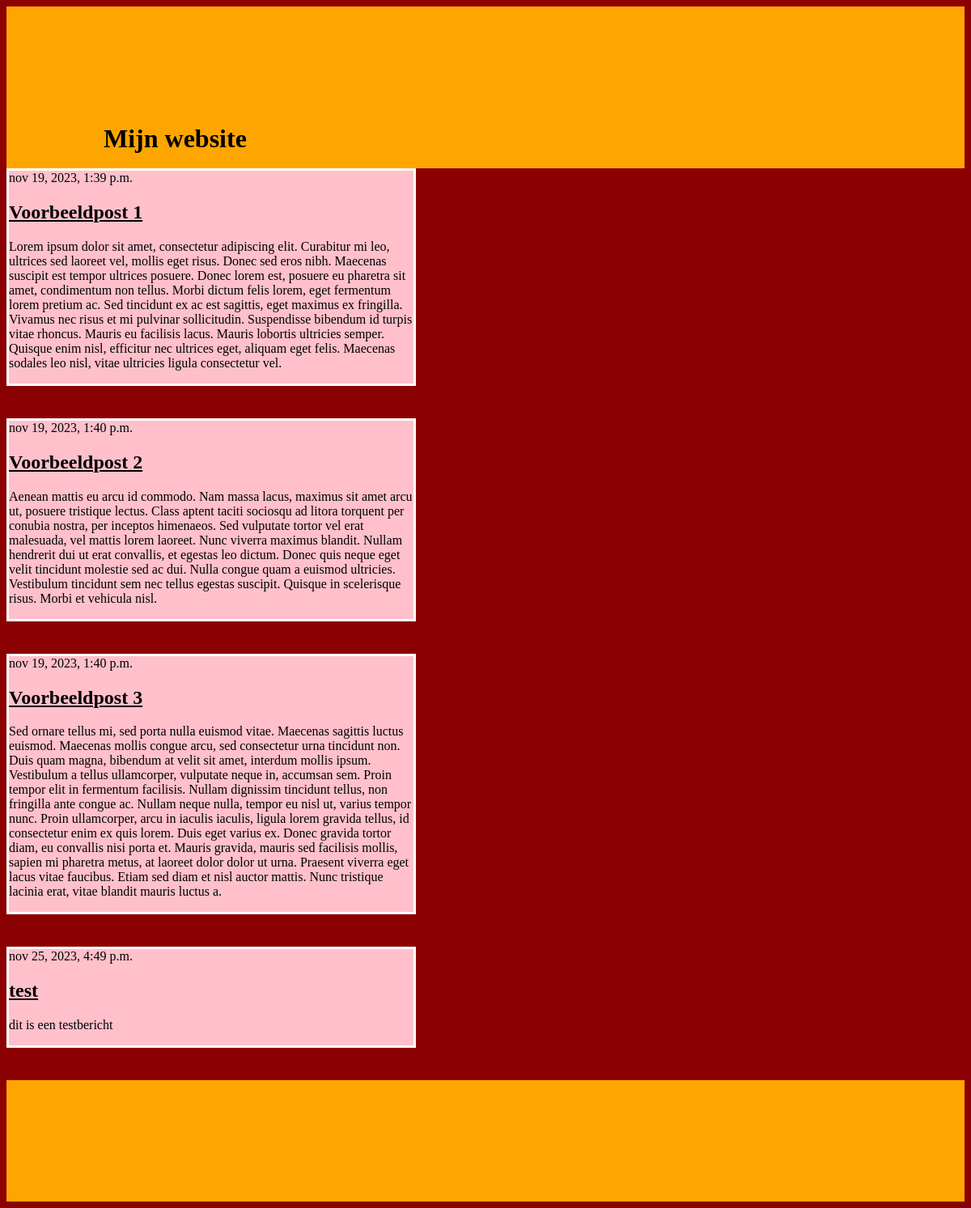
The page / on the database its author committed.
### blog/models.py (models this page shows, shortened)
class Post(models.Model):
    author = models.ForeignKey(settings.AUTH_USER_MODEL, on_delete=models.CASCADE)
    title = models.CharField(max_length=200)
    text = models.TextField()
    created_date = models.DateTimeField(default=timezone.now)
    published_date = models.DateTimeField(blank=True, null=True)

### blog/views.py (the view)
# urls.py: path('', views.post_list, name='post_list'),
def post_list(request):
    posts = Post.objects.filter(published_date__lte=timezone.now()) .order_by('published_date')
    return render(request, 'blog/post_list.html', {'posts': posts})

### blog/templates/blog/post_list.html (shortened to what this page needs)
{% load static %}
<!DOCTYPE html>
<html lang="en">
    <head>
        <link href=
        "https://cdn.jsdelivr.net/npm/bootstrap@5.1.3/dist/css/bootstrap.min.css"
        rel="stylesheet"integrity=
        "sha384-1BmE4kWBq78iYhFldvKuhfTAU6auU8tT94WrHftjDbrCEXSU1oBoqyl2QvZ6jIW3"
>
        <link rel="stylesheet" href="{% static 'css/stijl.css' %}">
    </head>
    <header>
        <br><br><br>
        <h1>Mijn website</h1>
    </header>
    <body>
        {% block content %}
        {% for post in posts %}
        <article class="post">
            <time class="date">
                {{ post.published_date }}
            </time>
            <h2><a href="">{{ post.title }}</a></h2>
            <p>{{ post.text|linebreaksbr }}</p>
        </article>
        {% endfor %}
        {% endblock %}
    </body>
    <footer></footer>
</html>

### blog/static/css/stijl.css (style rules this page uses)
body { background-color: darkred; color: black; }
h1 { color: black; margin-left: 50px; padding: 70px }
header { background-color: orange; width: 100%; height: 200px; }
footer { background-color: orange; width: 100%; height: 150px; }
article { width: 500px; margin-bottom: 40px; border: 3px solid white; background-color: pink; }
h2 { color: orange; }
a { color: black; }

### rows shown on the page
Post: published_date "nov 19, 2023, 1:39 p.m.", title "Voorbeeldpost 1", text "Lorem ipsum dolor sit amet, consectetur adipiscing elit. Curabitur mi leo, ultrices sed laoreet vel, mollis eget risus. Donec sed eros nibh. Maecenas suscipit est tempor ultrices posuere. Donec lorem est, posuere eu pharetra sit amet, condimentum non tellus. Morbi dictum felis lorem, eget fermentum lorem pretium ac. Sed tincidunt ex ac est sagittis, eget maximus ex fringilla. Vivamus nec risus et mi pulvinar sollicitudin. Suspendisse bibendum id turpis vitae rhoncus. Mauris eu facilisis lacus. Mauris lobortis ultricies semper. Quisque enim nisl, efficitur nec ultrices eget, aliquam eget felis. Maecenas sodales leo nisl, vitae ultricies ligula consectetur vel."
Post: published_date "nov 19, 2023, 1:40 p.m.", title "Voorbeeldpost 2", text "Aenean mattis eu arcu id commodo. Nam massa lacus, maximus sit amet arcu ut, posuere tristique lectus. Class aptent taciti sociosqu ad litora torquent per conubia nostra, per inceptos himenaeos. Sed vulputate tortor vel erat malesuada, vel mattis lorem laoreet. Nunc viverra maximus blandit. Nullam hendrerit dui ut erat convallis, et egestas leo dictum. Donec quis neque eget velit tincidunt molestie sed ac dui. Nulla congue quam a euismod ultricies. Vestibulum tincidunt sem nec tellus egestas suscipit. Quisque in scelerisque risus. Morbi et vehicula nisl."
Post: published_date "nov 19, 2023, 1:40 p.m.", title "Voorbeeldpost 3", text "Sed ornare tellus mi, sed porta nulla euismod vitae. Maecenas sagittis luctus euismod. Maecenas mollis congue arcu, sed consectetur urna tincidunt non. Duis quam magna, bibendum at velit sit amet, interdum mollis ipsum. Vestibulum a tellus ullamcorper, vulputate neque in, accumsan sem. Proin tempor elit in fermentum facilisis. Nullam dignissim tincidunt tellus, non fringilla ante congue ac. Nullam neque nulla, tempor eu nisl ut, varius tempor nunc. Proin ullamcorper, arcu in iaculis iaculis, ligula lorem gravida tellus, id consectetur enim ex quis lorem. Duis eget varius ex. Donec gravida tortor diam, eu convallis nisi porta et. Mauris gravida, mauris sed facilisis mollis, sapien mi…"
Post: published_date "nov 25, 2023, 4:49 p.m.", title "test", text "dit is een testbericht"
